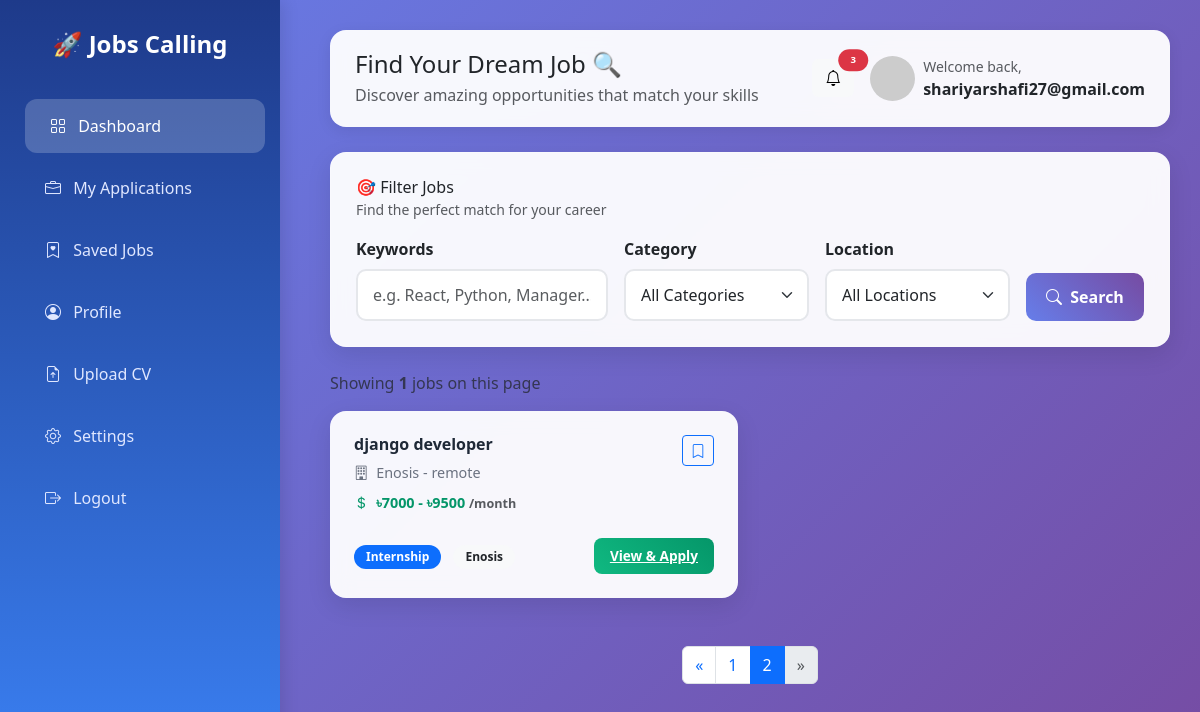
Screenshot of /candidate/dashboard/?page=2 (signed in) with the database file from the repository.
### home/models.py (models this page shows, shortened)
class JobPosting(models.Model):
    company = models.ForeignKey(
        CompanyProfile,
        on_delete=models.CASCADE,
        related_name='job_postings',
        help_text="The company that posted this job."
    )
    title = models.CharField(max_length=255, help_text="The job title (e.g., 'Senior Python Developer')")
    description = models.TextField(help_text="Detailed description of the role.")
    location = models.CharField(max_length=100, help_text="City, State, or 'Remote'")
    JOB_TYPES = [
        ('FT', 'Full-time'),
        ('PT', 'Part-time'),
        ('CT', 'Contract'),
        ('IT', 'Internship'),
    ]
    job_type = models.CharField(
        max_length=2,
        choices=JOB_TYPES,
        default='FT',
        help_text="Type of employment."
    )
    min_salary = models.IntegerField(
        null=True,
        blank=True,
        validators=[MinValueValidator(0)],
        help_text="Minimum expected annual salary (optional)."
    )
    max_salary = models.IntegerField(
        null=True,
        blank=True,
        validators=[MinValueValidator(0)],
        help_text="Maximum expected annual salary (optional)."
    )
    requirements = models.TextField(help_text="Key skills and qualifications required (e.g., technologies, education).")
    posted_date = models.DateTimeField(auto_now_add=True)
    application_deadline = models.DateField(null=True, blank=True)
    is_active = models.BooleanField(default=True, help_text="Is this job currently accepting applications?")
    class Meta:
        ordering = ['-posted_date']
        verbose_name_plural = "Job Postings"

class CompanyProfile(models.Model):
    user = models.OneToOneField(User, on_delete=models.CASCADE)
    company_name = models.CharField(max_length=200)
    industry = models.CharField(max_length=100)
    company_size = models.CharField(max_length=50)
    contact_person = models.CharField(max_length=150)
    phone_number = models.CharField(max_length=20)
    website = models.URLField(blank=True, null=True)
    agree_terms = models.BooleanField(default=False)

### home/views.py (the view)
# urls.py: path('candidate/dashboard/', views.candidate_dashboard, name='candidate_dashboard'),
@login_required
def candidate_dashboard(request):
    from .models import JobPosting
    job_qs = JobPosting.objects.filter(is_active=True).select_related('company').annotate(app_count=Count('applications')).order_by('-posted_date')
    paginator = Paginator(job_qs, 10)
    page = request.GET.get('page', 1)
    try:
        jobs_page = paginator.page(page)
    except PageNotAnInteger:
        jobs_page = paginator.page(1)
    except EmptyPage:
        jobs_page = paginator.page(paginator.num_pages)
    context = {
        'jobs': jobs_page,  # Page object usable like an iterable in templates
        'paginator': paginator,
        'page_obj': jobs_page,
    }
    return render(request, "CandidateDashboard.html", context)

### home/templates/CandidateDashboard.html (shortened to what this page needs)
<!DOCTYPE html>
<html lang="en">
<head>
  <link href="https://cdn.jsdelivr.net/npm/bootstrap@5.3.2/dist/css/bootstrap.min.css" rel="stylesheet">
  <link href="https://cdn.jsdelivr.net/npm/bootstrap-icons/font/bootstrap-icons.css" rel="stylesheet">
</head>
<body>
  <div class="sidebar">
    <h4>🚀 Jobs Calling</h4>
    <a href="#" class="active"><i class="bi bi-grid me-2"></i> Dashboard</a>
    <a href="#"><i class="bi bi-briefcase me-2"></i> My Applications</a>
    <a href="#"><i class="bi bi-bookmark-heart me-2"></i> Saved Jobs</a>
    <a href="{% url 'candidate_profile' %}"><i class="bi bi-person-circle me-2"></i> Profile</a>
    <a href="{% url 'candidate_cv' %}#pills-resume"><i class="bi bi-file-earmark-arrow-up me-2"></i> Upload CV</a>
    <a href="#"><i class="bi bi-gear me-2"></i> Settings</a>
    <a href="#"><i class="bi bi-box-arrow-right me-2"></i> Logout</a>
  </div>
  <div class="content">
    <div class="top-bar d-flex justify-content-between align-items-center">
      <div>
        <h4 class="mb-1">Find Your Dream Job 🔍</h4>
        <p class="text-muted mb-0">Discover amazing opportunities that match your skills</p>
      </div>
      <div class="d-flex align-items-center">
        <button class="btn btn-light me-3 position-relative">
          <i class="bi bi-bell"></i>
          <span class="position-absolute top-0 start-100 translate-middle badge rounded-pill bg-danger" style="font-size: 0.6rem;">3</span>
        </button>
        <div class="d-flex align-items-center">
          <img src="https://via.placeholder.com/45/667eea/ffffff?text=JD" class="rounded-circle me-2" alt="Profile" onerror="this.src=''; this.alt='Profile image failed to load'; this.style.display='none';">
          <div>
            <small class="text-muted d-block">Welcome back,</small>
            <strong>{{ user.first_name|default:user.username }}</strong>
          </div>
        </div>
      </div>
    </div>
    <div class="filter-section mb-4">
      <div class="row mb-3">
        <div class="col">
          <h6 class="mb-0">🎯 Filter Jobs</h6>
          <small class="text-muted">Find the perfect match for your career</small>
        </div>
      </div>
      <form class="row g-3">
        <div class="col-md-4">
          <label class="form-label fw-semibold">Keywords</label>
          <input type="text" id="searchInput" class="form-control" placeholder="e.g. React, Python, Manager...">
        </div>
        <div class="col-md-3">
          <label class="form-label fw-semibold">Category</label>
          <select id="categoryFilter" class="form-select">
            <option value="">All Categories</option>
          </select>
        </div>
        <div class="col-md-3">
          <label class="form-label fw-semibold">Location</label>
          <select id="locationFilter" class="form-select">
            <option value="">All Locations</option>
          </select>
        </div>
        <div class="col-md-2 d-flex align-items-end">
          <button type="button" class="btn btn-primary w-100" onclick="filterJobs()">
            <i class="bi bi-search me-1"></i> Search
          </button>
        </div>
      </form>
    </div>
    <div class="mb-3">
      <p class="text-muted mb-0" id="jobsCount">Showing <strong>{% if page_obj %}{{ page_obj|length }}{% else %}{{ jobs|length }}{% endif %}</strong> jobs on this page</p>
    </div>
    <div class="row" id="jobsContainer">
      {% if jobs and jobs|length > 0 %}
        {% for job in jobs %}
          <div class="col-lg-6 mb-4 job-card"
               data-category="{{ job.get_job_type_display|default:'' }}"
               data-location="{{ job.location|default:'' }}"
               data-keywords="{{ job.title }} {{ job.requirements }} {{ job.company.company_name }}">
            <div class="card p-4">
              <div class="d-flex justify-content-between align-items-start mb-3">
                <div class="flex-grow-1">
                  <h6 class="job-title">{{ job.title }}</h6>
                  <p class="job-company mb-2"><i class="bi bi-building me-1"></i> {{ job.company.company_name }} - {{ job.location }}</p>
                  {% if job.min_salary or job.max_salary %}
                    <p class="job-salary mb-2"><i class="bi bi-currency-dollar me-1"></i>
                      {% if job.min_salary %}৳{{ job.min_salary }}{% endif %}
                      {% if job.max_salary %} - ৳{{ job.max_salary }}{% endif %}
                      <small class="text-muted">/month</small>
                    </p>
                  {% endif %}
                </div>
                <button type="button" class="btn btn-outline-primary btn-sm" onclick="saveJob(this);" aria-label="Save job">
                  <i class="bi bi-bookmark"></i>
                </button>
              </div>
              <div class="d-flex justify-content-between align-items-center">
                <div>
                  <span class="badge bg-primary me-2">{{ job.get_job_type_display }}</span>
                  <span class="badge bg-light text-dark">{{ job.company.company_name }}</span>
                </div>
                <a href="{% url 'job_detail' job.id %}" class="apply-btn">View & Apply</a>
              </div>
            </div>
          </div>
        {% endfor %}
      {% else %}
        <div class="col-12 no-jobs">
          <i class="bi bi-search" style="font-size: 3rem; color: #d1d5db;"></i>
          <h5 class="mt-3">No jobs found</h5>
          <p>Try adjusting your search criteria to find more opportunities.</p>
        </div>
      {% endif %}
    </div>
    {% if page_obj and paginator.num_pages > 1 %}
      <nav aria-label="Job list pagination">
        <ul class="pagination justify-content-center mt-4">
          {% if page_obj.has_previous %}
            <li class="page-item">
              <a class="page-link" href="?page={{ page_obj.previous_page_number }}" aria-label="Previous">
                <span aria-hidden="true">&laquo;</span>
              </a>
            </li>
          {% else %}
            <li class="page-item disabled"><span class="page-link">&laquo;</span></li>
          {% endif %}
          {% for num in paginator.page_range %}
            {% if paginator.num_pages > 5 %}
              {% if num >= page_obj.number|add:'-2' and num <= page_obj.number|add:'2' %}
                <li class="page-item {% if num == page_obj.number %}active{% endif %}"><a class="page-link" href="?page={{ num }}">{{ num }}</a></li>
              {% endif %}
            {% else %}
              <li class="page-item {% if num == page_obj.number %}active{% endif %}"><a class="page-link" href="?page={{ num }}">{{ num }}</a></li>
            {% endif %}
          {% endfor %}
          {% if page_obj.has_next %}
            <li class="page-item">
              <a class="page-link" href="?page={{ page_obj.next_page_number }}" aria-label="Next">
                <span aria-hidden="true">&raquo;</span>
              </a>
            </li>
          {% else %}
            <li class="page-item disabled"><span class="page-link">&raquo;</span></li>
          {% endif %}
        </ul>
      </nav>
    {% endif %}
  </div>
</body>
</html>

### home/templates/CandidateDashboard.html (style rules this page uses)
body { background: linear-gradient(135deg, #667eea 0%, #764ba2 100%); font-family: 'Segoe UI', Tahoma, Geneva, Verdana, sans-serif; min-height: 100vh; }
.sidebar { height: 100vh; width: 280px; position: fixed; top: 0; left: 0; background: linear-gradient(180deg, #1e3a8a, #3b82f6); color: #fff; padding-top: 30px; box-shadow: 4px 0 15px rgba(0,0,0,0.1); z-index: 1000; }
.sidebar h4 { text-align: center; margin-bottom: 40px; font-weight: 700; font-size: 1.5rem; }
.sidebar a { display: block; padding: 15px 25px; margin: 8px 20px; color: #e0e7ff; text-decoration: none; border-radius: 12px; transition: all 0.3s ease; font-weight: 500; }
.sidebar a:hover, .sidebar a.active { background: rgba(255,255,255,0.2); color: #fff; transform: translateX(5px); }
.content { margin-left: 300px; padding: 30px; min-height: 100vh; }
.card { border-radius: 16px; box-shadow: 0 8px 25px rgba(0,0,0,0.1); border: none; transition: transform 0.3s ease, box-shadow 0.3s ease; }
.filter-section { background: rgba(255,255,255,0.95); backdrop-filter: blur(10px); border-radius: 16px; padding: 25px; box-shadow: 0 8px 25px rgba(0,0,0,0.1); border: 1px solid rgba(255,255,255,0.2); }
.top-bar { background: rgba(255,255,255,0.95); backdrop-filter: blur(10px); border-radius: 16px; padding: 20px 25px; margin-bottom: 25px; box-shadow: 0 4px 15px rgba(0,0,0,0.08); }
.job-card .card { background: rgba(255,255,255,0.95); backdrop-filter: blur(10px); }
.btn-primary { background: linear-gradient(45deg, #667eea, #764ba2); border: none; border-radius: 10px; font-weight: 600; padding: 12px 20px; }
.form-control, .form-select { border-radius: 10px; border: 2px solid #e5e7eb; padding: 12px 15px; }
.badge { font-size: 0.75rem; padding: 6px 12px; border-radius: 20px; }
.job-title { color: #1f2937; font-weight: 600; margin-bottom: 8px; }
.job-company { color: #6b7280; font-size: 0.9rem; margin-bottom: 12px; }
.job-salary { color: #059669; font-weight: 600; font-size: 0.9rem; }
.apply-btn { background: linear-gradient(45deg, #10b981, #059669); border: none; border-radius: 8px; color: white; padding: 8px 16px; font-size: 0.85rem; font-weight: 600; transition: all 0.3s ease; }

### rows the page displays
JobPosting: title "django developer", company.company_name "Enosis", location "remote", min_salary "7000", max_salary "9500", job_type "Internship"

### other values shown
{{ user.first_name|default:user.username }} "shariyarshafi27@gmail.com"
{{ page_obj|length }} "1"
{{ num }} "1" "2"
